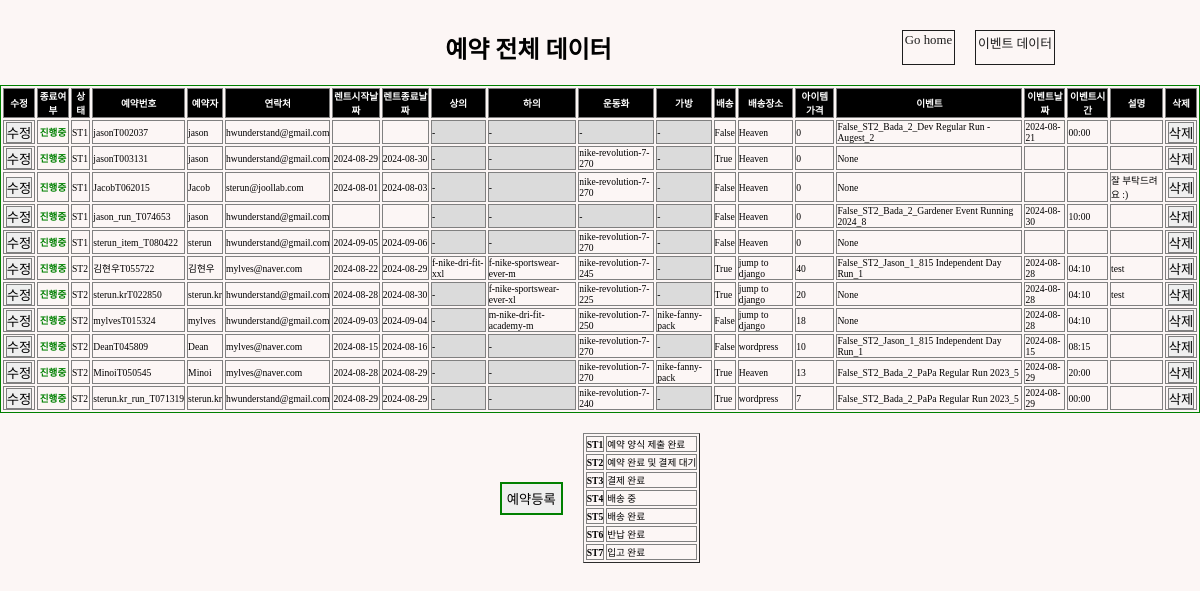
/data/ (signed in), run on an earlier commit of the app's database.
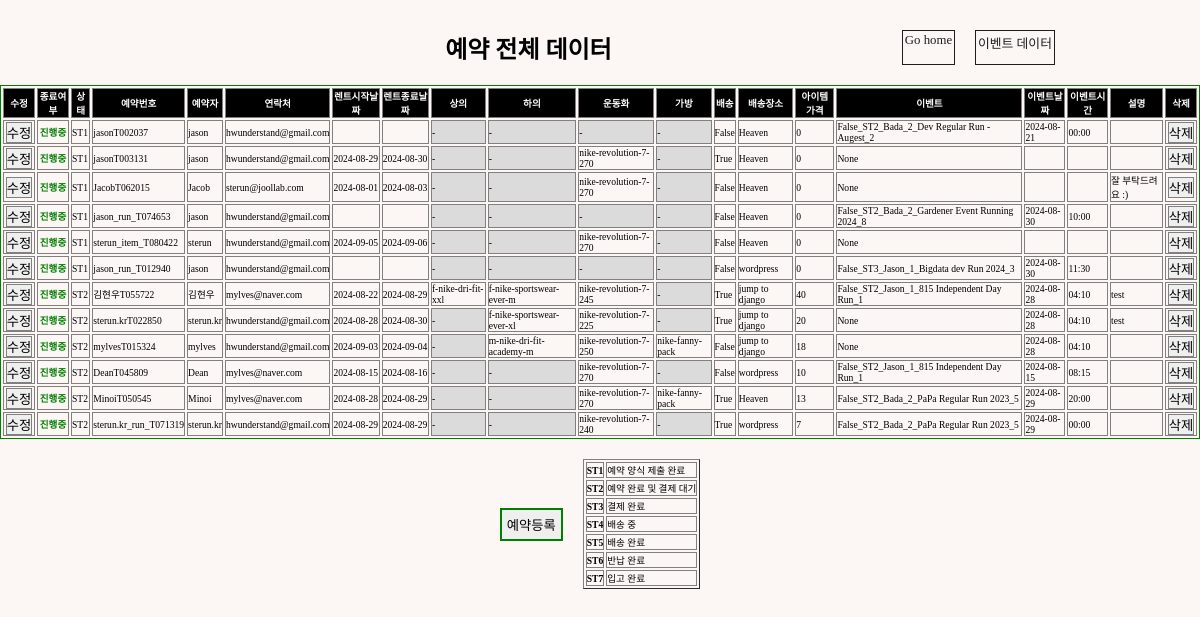
And on a later commit of the database.
### rental/models.py (models this page shows, shortened)
class Reservation(models.Model):
    STATUS_CHOICE = [
        ("ST1", "예약 양식 제출 완료"),
        ("ST2", "예약 완료 및 결제 대기"),
        ("ST3", "결제 완료"),
        ("ST4", "배송 중"),
        ("ST5", "배송 완료"),
        ("ST6", "반납 완료"),
        ("ST7", "입고 완료"),
    ]
    reserv_id = models.CharField(
        max_length=20,
        primary_key=True,
        default="Required_pk",
    )
    username = models.CharField(max_length=20)
    email = models.CharField(max_length=50, blank=False)
    address = models.CharField(max_length=50, blank=False)
    start_date = models.DateField(blank=True,null=True)
    start_time = models.TimeField(blank=True, null=True)
    end_date = models.DateField(blank=True,null=True)
    end_time = models.TimeField(blank=True, null=True)
    top = models.ForeignKey(
        Item,
        on_delete=models.CASCADE,
        limit_choices_to={"category": "top"},
        related_name="topName",
        blank=True,
        null=True,
    )
    bottom = models.ForeignKey(
        Item,
        on_delete=models.CASCADE,
        limit_choices_to={"category": "bottom"},
        related_name="bottomName",
        blank=True,
        null=True,
    )
    shoes = models.ForeignKey(
        Item,
        on_delete=models.CASCADE,
        limit_choices_to={"category": "shoes"},
        related_name="shoesName",
        blank=True,
        null=True,
    )
    bag = models.ForeignKey(
        Item,
        on_delete=models.CASCADE,
        limit_choices_to={"category": "bag"},
        related_name="bagName",
        blank=True,
        null=True,
    )
    event = models.ForeignKey(
        GuestRun,
        on_delete=models.CASCADE,
        blank=True,
        null=True,
    )
    event_date = models.DateField(blank=True,null=True)
    event_time = models.TimeField(blank=True, null=True)
    image = models.ImageField(upload_to="reservation", blank=True)
    message = models.TextField(blank=True)
    status = models.CharField(
        max_length=3,
        choices=STATUS_CHOICE,
        default="ST1",
    )
    amount = models.IntegerField(default=0)
    paypal_link = models.CharField(max_length=50, blank=False, default="-")
    delivery = models.BooleanField(default=False)
    completed = models.BooleanField(default=False)

### events/models.py (models this page shows)
class GuestRun(models.Model):
    STATUS_CHOICE = [
        ("ST1", "Checking"),
        ("ST2", "On-Sale"),
        ("ST3", "Sold-Out"),
        ("ST4", "Closed"),
    ]
    LEVEL = [
        ("800","Level-1, 800"),
        ("730","Level-2, 730"),
        ("700","Level-3, 700"),
        ("630","Level-4, 630"),
        ("600","Level-5, 600"),
        ("530","Level-6, 530"),
        ("Free","Full Access"),
    ]
    event_id = models.AutoField(
        primary_key=True,
    )
    title = models.CharField(max_length=50)
    manager = models.ForeignKey(Manager, related_name="manager",blank=False, null=True, on_delete=models.SET_NULL)
    start_date = models.DateField(blank=True, null=True)
    start_time = models.TimeField(blank=True, null=True)
    end_date = models.DateField(blank=True, null=True)
    end_time = models.TimeField(blank=True, null=True)
    image = ResizedImageField(size=[1402,1000], upload_to="runMain", blank=True)
    route_image = ResizedImageField(size=[1402,1402], upload_to="runRoute", blank=True)
    start_point = models.CharField(max_length=50)
    status = models.CharField(
        max_length=8,
        choices=STATUS_CHOICE,
        default="ST1",
    )
    level = models.CharField(
        max_length=15,
        choices=LEVEL,
        default="Free",
    )
    amount = models.IntegerField(default=0)
    route = models.CharField(max_length=50, blank=False)
    desc = models.TextField(blank=True)
    completed = models.BooleanField(default=False)
    def __str__(self):
        return str(self.completed) + "_" + str(self.status)+"_"+ str(self.manager) + "_" + str(self.title)+"_"+ str(self.event_id)

### community/models.py (models this page shows)
class Manager(models.Model):
    m_id = models.AutoField(primary_key=True)
    account = models.ForeignKey(User, on_delete=models.CASCADE)
    name = models.CharField(max_length=20)
    email = models.CharField(max_length=50, blank=False)
    age = models.IntegerField(default=0)
    image = ResizedImageField(size=[200,200], upload_to="avatar", blank=False)
    def __str__(self):
        return self.name + "_"+ str(self.m_id)

### items/models.py (models this page shows)
class Item(models.Model):
    CATEGORY = [
        ("shoes", "Shoes"),
        ("top", "Top"),
        ("bottom", "Bottom"),
        ("bag", "Bag & Pouch"),
        ("etc", "ETC"),
    ]
    SIZE = [
        ("Others", "free"),
        (
            "shoes",
            (
                ("220", "220mm"),
                ("225", "225mm"),
                ("230", "230mm"),
                ("235", "235mm"),
                ("240", "240mm"),
                ("245", "245mm"),
                ("250", "250mm"),
                ("255", "255mm"),
                ("260", "260mm"),
                ("265", "265mm"),
                ("270", "270mm"),
                ("275", "275mm"),
                ("280", "280mm"),
                ("285", "285mm"),
                ("290", "290mm"),
                ("295", "295mm"),
                ("300", "300mm"),
            ),
        ),
        (
            "top",
            (
                ("XS", "XS"),
                ("S", "S"),
                ("M", "M"),
                ("L", "L"),
                ("XL", "XL"),
                ("XXL", "XXL"),
            ),
        ),
        (
            "bottom",
            (
                ("XXS", "XXS"),
                ("XS", "XS"),
                ("S", "S"),
                ("M", "M"),
                ("L", "L"),
                ("XL", "XL"),
                ("XXL", "XXL"),
                ("3XL", "3XL"),
                ("4XL", "4XL"),
                ("5XL", "5XL"),
            ),
        ),
    ]
    GENDER = {("M", "Male"), ("F", "Female"), ("E", "NO Gender")}
    category = models.CharField(max_length=10, choices=CATEGORY)
    gender = models.CharField(max_length=1, blank=True, choices=GENDER)
    name = models.CharField(max_length=20, blank=True)
    model_num = models.CharField(primary_key=True, max_length=50, blank=True)
    size = models.CharField(max_length=10, blank=True, choices=SIZE)
    amount = models.IntegerField(default=0, blank=True)
    link = models.URLField(blank=True)
    def __str__(self):
        return self.model_num

### community/views.py (the view)
# urls.py: path("data/", views.data, name="data"),
def data(request):
    reservation = Reservation.objects.all().order_by("status")
    context = {"reservation": reservation}
    return render(request, "admin/data.html", context)

### templates/admin/data.html (shortened to what the changed rows need)
{% load static %}
<!DOCTYPE html>
<html lang="en">
  <head>
    <link rel="stylesheet" type="text/css" href="{% static 'css/sterna.css' %}"/>
    <link href="https://cdnjs.cloudflare.com/ajax/libs/bootstrap-datetimepicker/3.0.0/css/bootstrap-datetimepicker.min.css" rel="stylesheet"/>
  </head>
  <body>
    {% if user.is_staff %}
      <div class="tocenter">
        <div class="flex-row" style="width:100%; margin: 30px 0 20px 0; justify-content:space-around;">
          <div>
            <h2>예약 전체 데이터</h2>
          </div>
        </div>
      </div>
      <div>
        <table border="1px solid black" bordercolor="green" style="font-size:0.6rem; width:100%;">
          <tr style="background-color:black; color:white;">
            <th scope="col" style="width:30px; text-align:center">수정</th>
            <th scope="col" style="width:30px; text-align:center">종료여부</th>
            <th scope="col">상태</th>
            <th scope="col">예약번호</th>
            <th scope="col">예약자</th>
            <th scope="col">연락처</th>
            <th scope="col">렌트시작날짜</th>
            <th scope="col">렌트종료날짜</th>
            <th scope="col">상의</th>
            <th scope="col">하의</th>
            <th scope="col">운동화</th>
            <th scope="col">가방</th>
            <th scope="col">배송</th>
            <th scope="col">배송장소</th>
            <th scope="col">아이템 가격</th>
            <th scope="col">이벤트</th>
            <th scope="col">이벤트날짜</th>
            <th scope="col">이벤트시간</th>
            <th scope="col">설명</th>
            <th scop="com">삭제</th>
          </tr>
          {% for data in reservation %}
            <tr>
              <td style="width:30px; text-align:center">
                <a href="{% url "rental:update" data.pk %}">
                  <button>수정</button>
                </a>
              </td>
              {% if data.completed == True %}
                <td style="color:white; font-weight:bold; background-color:grey; text-align:center;">완료</td>
              {% else %}
                <td style="color:green; font-weight:bold; text-align:center;">진행중</td>
              {% endif %}
              <td>{{data.status}}</td>
              <td>{{data.reserv_id}}</td>
              <td>{{data.username}}</td>
              <td>{{data.email}}</td>
              <td>{{data.start_date | date:"Y-m-d"}}</td>
              <td>{{data.end_date | date:"Y-m-d"}}</td>
              {% if data.top.name == None %}
                <td style='background-color:#DBDBDB;'>-</td>
              {% else %}
                <td>{{data.top}}</td>
              {% endif %}
              {% if data.bottom.name == None %}
                <td style='background-color:#DBDBDB;'>-</td>
              {% else %}
                <td>{{data.bottom}}</td>
              {% endif %}
              {% if data.shoes.name == None %}
                <td style='background-color:#DBDBDB;'>-</td>
              {% else %}
                <td>{{data.shoes}}</td>
              {% endif %}
              {% if data.bag.name == None %}
                <td style='background-color:#DBDBDB;'>-</td>
              {% else %}
                <td>{{data.bag}}</td>
              {% endif %}
              <td>{{data.delivery}}</td>
              <td>{{data.address}}</td>
              <td>{{data.amount}}</td>
              <td>{{data.event}}</td>
              <td>{{data.event_date | date:"Y-m-d"}}</td>
              <td>{{data.event_time | time:"H:i"}}</td>
              <td>{{data.message}}</td>
              <td style="width:30px; text-align:center">
                <div class="del-button">
                  <a href="{% url "rental:delpage" data.pk %}">
                    <button>삭제</button>
                  </a>
                </div>
              </td>
            </tr>
          {% endfor %}
        </table>
        <div class="flex-row">
          <table style="margin:20px 0 0 20px;" border="1">
            <tr style='font-weight:normal; font-size:0.6rem;'>
              <th>ST1</th>
            </tr>
            <tr style='font-weight:normal; font-size:0.6rem;'>
              <th>ST2</th>
            </tr>
            <tr style='font-weight:normal; font-size:0.6rem;'>
              <th>ST3</th>
            </tr>
            <tr style='font-weight:normal; font-size:0.6rem;'>
              <th>ST4</th>
            </tr>
            <tr style='font-weight:normal; font-size:0.6rem;'>
              <th>ST5</th>
            </tr>
            <tr style='font-weight:normal; font-size:0.6rem;'>
              <th>ST6</th>
            </tr>
            <tr style='font-weight:normal; font-size:0.6rem;'>
              <th>ST7</th>
            </tr>
          </table>
        </div>
      </div>
    {% endif %}
  </body>
</html>

What changed in the data, as far as the page shows it:
added Reservation: completed "진행중", status "ST1", reserv_id "jason_run_T012940", username "jason", email "hwunderstand@gmail.com", delivery "False", address "wordpress", amount "0", event "False_ST3_Jason_1_Bigdata dev Run 2024_3", event_date "2024-08-30", event_time "11:30"
